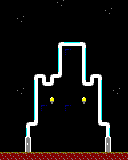

This is a level from a 2D game, rendered from its Tiled map with the project's own tilesets. A one-line summary and the complete map file follow:
An orthogonal 16x20 tile map with 8x8 px tiles, 1 tile layer (Tile Layer 1).

<map version="1.10" tiledversion="1.10.2" orientation="orthogonal" renderorder="right-down" width="16" height="20" tilewidth="8" tileheight="8" infinite="0" nextlayerid="2" nextobjectid="1">
 <tileset firstgid="1" name="tileset" tilewidth="8" tileheight="8" tilecount="20" columns="4">
  <image source="tileset.png" width="32" height="40" />
 </tileset>
 <layer id="1" name="Tile Layer 1" width="16" height="20">
  <data encoding="csv">
1,1,1,1,1,1,1,11,1,1,1,1,1,1,1,1,
1,1,1,1,1,1,1,1,1,1,1,1,1,11,1,1,
1,1,11,1,1,1,1,1,1,1,1,1,1,1,1,1,
1,1,1,1,1,1,1,1,1,1,1,1,1,1,1,1,
1,1,1,1,1,1,1,1,1,1,1,1,1,1,1,1,
1,1,1,1,1,1,1,7,5,5,8,1,1,1,1,1,
1,1,1,1,1,1,1,3,19,1,4,1,1,1,1,1,
1,1,1,1,1,1,1,3,1,1,4,1,1,1,1,1,
1,1,1,1,1,1,1,3,1,1,4,1,1,1,1,1,
1,1,1,1,7,8,7,10,1,1,4,7,8,1,1,1,
1,1,1,1,3,9,10,1,1,1,9,10,4,1,1,1,
1,1,11,1,3,1,1,1,1,1,1,1,4,1,11,1,
1,1,1,1,3,1,12,1,1,1,12,1,4,1,1,1,
1,1,1,1,3,19,1,1,19,1,1,1,4,1,1,1,
1,1,1,1,3,1,1,1,1,1,1,1,4,1,1,1,
1,1,1,7,10,1,1,1,1,1,1,1,9,8,1,1,
1,1,1,3,1,1,1,1,1,1,1,1,1,4,1,1,
1,1,1,17,1,1,1,1,1,1,1,1,1,17,1,1,
1,1,1,18,1,1,1,1,1,1,1,1,1,18,1,1,
13,13,13,13,13,13,13,13,13,13,13,13,13,13,13,13
  </data>
 </layer>
</map>
